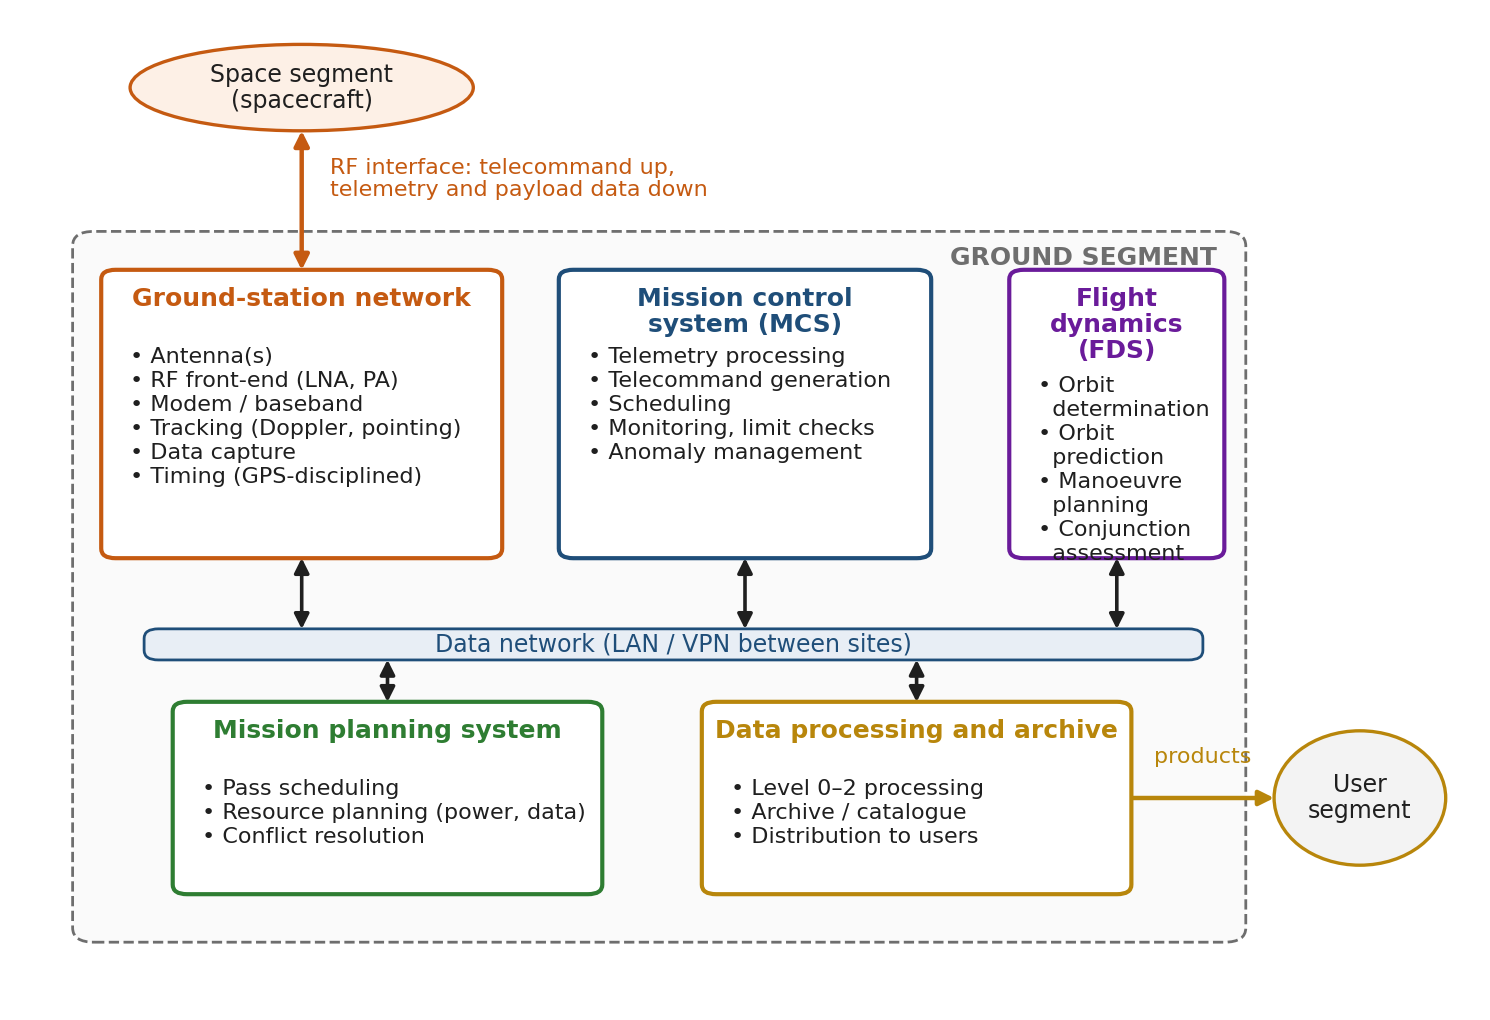

Generate this figure with Python:
"""Ground-segment block diagram (Chapter 17 §17.1.1): the five functional blocks
joined by a data network, the RF interface to the space segment and the product
interface to the user segment."""
from pathlib import Path

import matplotlib.pyplot as plt
from matplotlib.patches import FancyBboxPatch, FancyArrowPatch, Ellipse
from oer_style import apply_style, COLORS, save

apply_style()
fig = plt.figure(figsize=(7.15, 4.8))
ax = fig.add_axes([0, 0, 1, 1])
ax.set_xlim(0, 100)
ax.set_ylim(0, 100)
ax.set_axis_off()
ax.grid(False)


def block(x, y, w, h, title, lines, color=COLORS["accent"], fill="#ffffff", top_off=8.0):
    ax.add_patch(FancyBboxPatch((x - w / 2, y - h / 2), w, h, boxstyle="round,pad=0.02,rounding_size=1.0",
                                facecolor=fill, edgecolor=color, lw=1.5, zorder=3))
    ax.text(x, y + h / 2 - 1.8, title, ha="center", va="top", fontsize=9, fontweight="bold",
            color=color, zorder=4, linespacing=1.1)
    if lines:
        ax.text(x - w / 2 + 2.0, y + h / 2 - top_off, "\n".join("• " + l for l in lines), ha="left",
                va="top", fontsize=8, zorder=4, linespacing=1.25)


def arrow(p0, p1, color=COLORS["ink"], style="-|>", lw=1.3, ls="-"):
    ax.add_patch(FancyArrowPatch(p0, p1, arrowstyle=style, mutation_scale=11, color=color, lw=lw,
                                 linestyle=ls, zorder=2, shrinkA=0, shrinkB=0))


# ground-segment boundary
ax.add_patch(FancyBboxPatch((3, 5), 82, 74, boxstyle="round,pad=0.02,rounding_size=1.5",
                            facecolor="#fafafa", edgecolor=COLORS["grey"], lw=1.0, ls="--", zorder=1))
ax.text(83, 77.5, "GROUND SEGMENT", fontsize=9, fontweight="bold", color=COLORS["grey"], va="top", ha="right")

# top row
block(19, 60, 28, 30, "Ground-station network",
      ["Antenna(s)", "RF front-end (LNA, PA)", "Modem / baseband", "Tracking (Doppler, pointing)",
       "Data capture", "Timing (GPS-disciplined)"], color=COLORS["accent_2"])
block(50, 60, 26, 30, "Mission control\nsystem (MCS)",
      ["Telemetry processing", "Telecommand generation", "Scheduling", "Monitoring, limit checks",
       "Anomaly management"])
block(76, 60, 15, 30, "Flight\ndynamics\n(FDS)",
      ["Orbit\n  determination", "Orbit\n  prediction", "Manoeuvre\n  planning", "Conjunction\n  assessment"],
      color=COLORS["accent_4"], top_off=11.0)

# data network bus
yb = 36
ax.add_patch(FancyBboxPatch((8, yb - 1.6), 74, 3.2, boxstyle="round,pad=0.02,rounding_size=1.0",
                            facecolor=COLORS["band"], edgecolor=COLORS["accent"], lw=1.0, zorder=2))
ax.text(45, yb, "Data network (LAN / VPN between sites)", ha="center", va="center", fontsize=8.5,
        color=COLORS["accent"], zorder=4)
for x in [19, 50, 76]:
    arrow((x, 60 - 15), (x, yb + 1.6), style="<|-|>")

# bottom row
block(25, 20, 30, 20, "Mission planning system",
      ["Pass scheduling", "Resource planning (power, data)", "Conflict resolution"],
      color=COLORS["accent_3"])
block(62, 20, 30, 20, "Data processing and archive",
      ["Level 0–2 processing", "Archive / catalogue", "Distribution to users"],
      color=COLORS["accent_5"])
for x in [25, 62]:
    arrow((x, yb - 1.6), (x, 20 + 10), style="<|-|>")

# space segment (RF interface)
ax.add_patch(Ellipse((19, 94), 24, 9, facecolor=COLORS["band_2"], edgecolor=COLORS["accent_2"],
                     lw=1.2, zorder=3))
ax.text(19, 94, "Space segment\n(spacecraft)", ha="center", va="center", fontsize=8.5, zorder=4,
        linespacing=1.1)
arrow((19, 89.5), (19, 60 + 15), style="<|-|>", color=COLORS["accent_2"], lw=1.6)
ax.text(21, 84.5, "RF interface: telecommand up,\ntelemetry and payload data down", ha="left", va="center", fontsize=8,
        color=COLORS["accent_2"], linespacing=1.15)

# user segment (product interface)
ax.add_patch(Ellipse((93, 20), 12, 14, facecolor="#f3f3f3", edgecolor=COLORS["accent_5"],
                     lw=1.2, zorder=3))
ax.text(93, 20, "User\nsegment", ha="center", va="center", fontsize=8.5, zorder=4, linespacing=1.1)
arrow((62 + 15, 20), (87, 20), color=COLORS["accent_5"], lw=1.6)
ax.text(82, 23.2, "products", ha="center", va="bottom", fontsize=8, color=COLORS["accent_5"])
save(fig, Path(__file__).stem)
